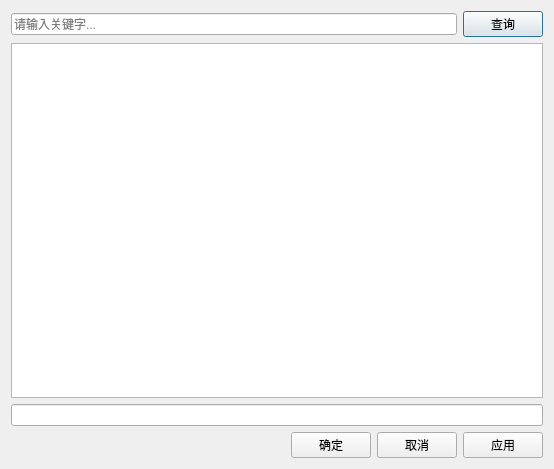
<?xml version="1.0" encoding="UTF-8"?>
<ui version="4.0">
 <class>ConfigDialog</class>
 <widget class="QDialog" name="ConfigDialog">
  <property name="geometry">
   <rect>
    <x>0</x>
    <y>0</y>
    <width>554</width>
    <height>469</height>
   </rect>
  </property>
  <property name="windowTitle">
   <string>运行配置</string>
  </property>
  <layout class="QVBoxLayout" name="verticalLayout_2">
   <item>
    <layout class="QHBoxLayout" name="horizontalLayout_2">
     <item>
      <widget class="QLineEdit" name="lineEdit">
       <property name="placeholderText">
        <string>请输入关键字...</string>
       </property>
      </widget>
     </item>
     <item>
      <widget class="QPushButton" name="pushButtonFilter">
       <property name="text">
        <string>查询</string>
       </property>
      </widget>
     </item>
    </layout>
   </item>
   <item>
    <layout class="QVBoxLayout" name="verticalLayout">
     <item>
      <widget class="QTreeView" name="treeView"/>
     </item>
    </layout>
   </item>
   <item>
    <widget class="QLineEdit" name="lineEditPath">
     <property name="readOnly">
      <bool>true</bool>
     </property>
    </widget>
   </item>
   <item>
    <layout class="QHBoxLayout" name="horizontalLayout">
     <item>
      <spacer name="horizontalSpacer">
       <property name="orientation">
        <enum>Qt::Horizontal</enum>
       </property>
       <property name="sizeHint" stdset="0">
        <size>
         <width>40</width>
         <height>20</height>
        </size>
       </property>
      </spacer>
     </item>
     <item>
      <widget class="QPushButton" name="pushButtonOK">
       <property name="text">
        <string>确定</string>
       </property>
      </widget>
     </item>
     <item>
      <widget class="QPushButton" name="pushButtonCancel">
       <property name="text">
        <string>取消</string>
       </property>
      </widget>
     </item>
     <item>
      <widget class="QPushButton" name="pushButtonApply">
       <property name="text">
        <string>应用</string>
       </property>
      </widget>
     </item>
    </layout>
   </item>
  </layout>
 </widget>
 <layoutdefault spacing="6" margin="11"/>
 <resources/>
 <connections>
  <connection>
   <sender>pushButtonOK</sender>
   <signal>clicked()</signal>
   <receiver>ConfigDialog</receiver>
   <slot>accept()</slot>
   <hints>
    <hint type="sourcelabel">
     <x>260</x>
     <y>434</y>
    </hint>
    <hint type="destinationlabel">
     <x>162</x>
     <y>445</y>
    </hint>
   </hints>
  </connection>
  <connection>
   <sender>pushButtonCancel</sender>
   <signal>clicked()</signal>
   <receiver>ConfigDialog</receiver>
   <slot>reject()</slot>
   <hints>
    <hint type="sourcelabel">
     <x>349</x>
     <y>432</y>
    </hint>
    <hint type="destinationlabel">
     <x>210</x>
     <y>426</y>
    </hint>
   </hints>
  </connection>
 </connections>
</ui>
